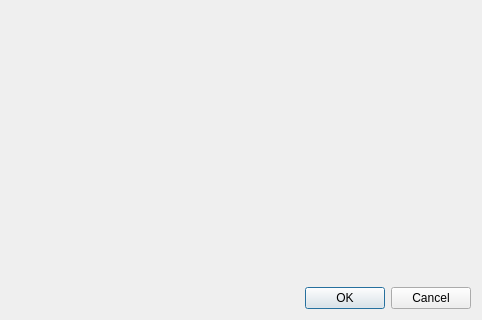
<?xml version="1.0" encoding="UTF-8"?>
<ui version="4.0">
 <class>Settings</class>
 <widget class="QDialog" name="Settings">
  <property name="geometry">
   <rect>
    <x>0</x>
    <y>0</y>
    <width>482</width>
    <height>320</height>
   </rect>
  </property>
  <property name="windowTitle">
   <string>qastro-preference</string>
  </property>
  <layout class="QVBoxLayout" name="verticalLayout">
   <item>
    <widget class="PathInputer" name="swePath" native="true">
     <property name="sizePolicy">
      <sizepolicy hsizetype="Preferred" vsizetype="Minimum">
       <horstretch>0</horstretch>
       <verstretch>0</verstretch>
      </sizepolicy>
     </property>
     <property name="minimumSize">
      <size>
       <width>400</width>
       <height>40</height>
      </size>
     </property>
     <property name="maximumSize">
      <size>
       <width>16777215</width>
       <height>40</height>
      </size>
     </property>
    </widget>
   </item>
   <item>
    <widget class="PathInputer" name="imagePath" native="true">
     <property name="sizePolicy">
      <sizepolicy hsizetype="Preferred" vsizetype="Minimum">
       <horstretch>0</horstretch>
       <verstretch>0</verstretch>
      </sizepolicy>
     </property>
     <property name="minimumSize">
      <size>
       <width>400</width>
       <height>40</height>
      </size>
     </property>
     <property name="maximumSize">
      <size>
       <width>16777215</width>
       <height>50</height>
      </size>
     </property>
    </widget>
   </item>
   <item>
    <spacer name="verticalSpacer">
     <property name="orientation">
      <enum>Qt::Vertical</enum>
     </property>
     <property name="sizeHint" stdset="0">
      <size>
       <width>20</width>
       <height>40</height>
      </size>
     </property>
    </spacer>
   </item>
   <item>
    <widget class="QDialogButtonBox" name="buttonBox">
     <property name="orientation">
      <enum>Qt::Horizontal</enum>
     </property>
     <property name="standardButtons">
      <set>QDialogButtonBox::Cancel|QDialogButtonBox::Ok</set>
     </property>
    </widget>
   </item>
  </layout>
 </widget>
 <customwidgets>
  <customwidget>
   <class>PathInputer</class>
   <extends>QWidget</extends>
   <header location="global">pathinputer.h</header>
   <container>1</container>
  </customwidget>
 </customwidgets>
 <resources/>
 <connections>
  <connection>
   <sender>buttonBox</sender>
   <signal>accepted()</signal>
   <receiver>Settings</receiver>
   <slot>accept()</slot>
   <hints>
    <hint type="sourcelabel">
     <x>248</x>
     <y>254</y>
    </hint>
    <hint type="destinationlabel">
     <x>157</x>
     <y>274</y>
    </hint>
   </hints>
  </connection>
  <connection>
   <sender>buttonBox</sender>
   <signal>rejected()</signal>
   <receiver>Settings</receiver>
   <slot>reject()</slot>
   <hints>
    <hint type="sourcelabel">
     <x>316</x>
     <y>260</y>
    </hint>
    <hint type="destinationlabel">
     <x>286</x>
     <y>274</y>
    </hint>
   </hints>
  </connection>
 </connections>
</ui>
